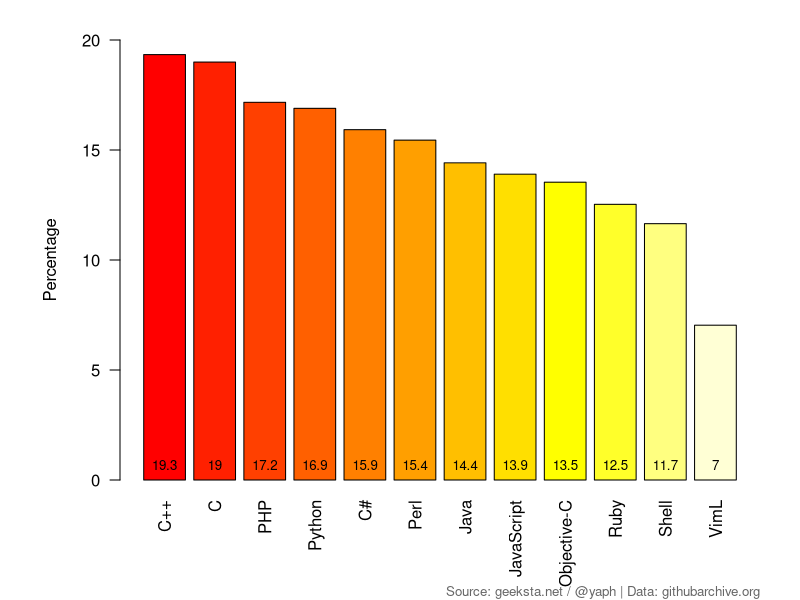

This figure's R source:
# Execute script from R console
# source('issues.R')

# comment.char = "" must be set due to # char in C# 
tcir = read.table("merged_counts_issues.csv", sep=",", header=TRUE, comment.char = "")
# order by issue_count descending then by language name
sorted_by_ratio <- tcir[with(tcir, order(-percentage, language)), ]

# open a device using png() and specify taget image file
png(filename="commit-messages-issues-percentage.png",
    width = 800, height = 600, units = "px", pointsize = 14
)

# vertical labels: las=2, margins: mar=c(bottom, left, top, right)
par(las=2, mar=c(6, 6, 2, 2))
bp <- barplot(sorted_by_ratio$percentage,
    ylab="Percentage",
    ylim=c(0,20),
    names.arg=sorted_by_ratio$language,
    col=heat.colors(nrow(tcir))
)
text(bp, 0, round(sorted_by_ratio$percentage, 1), cex=.8, pos=3)
title(sub="Source: geeksta.net / @yaph | Data: githubarchive.org", cex.sub = 0.8, col.sub = "gray40", line = 5, adj = 1)

# close device
dev.off()
